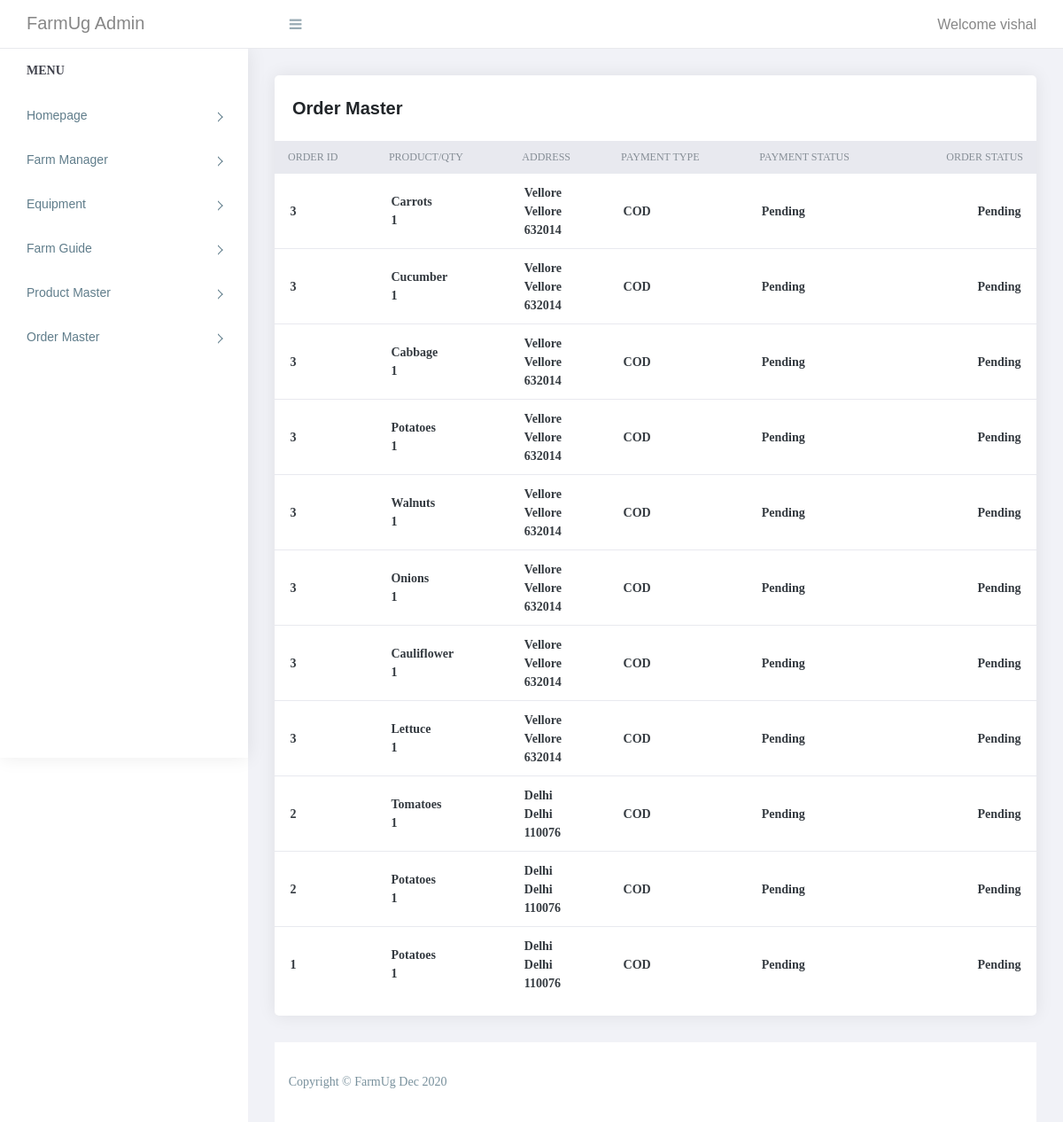
The page /farmer/order_master_vendor.php (signed in) on the database as committed earlier.
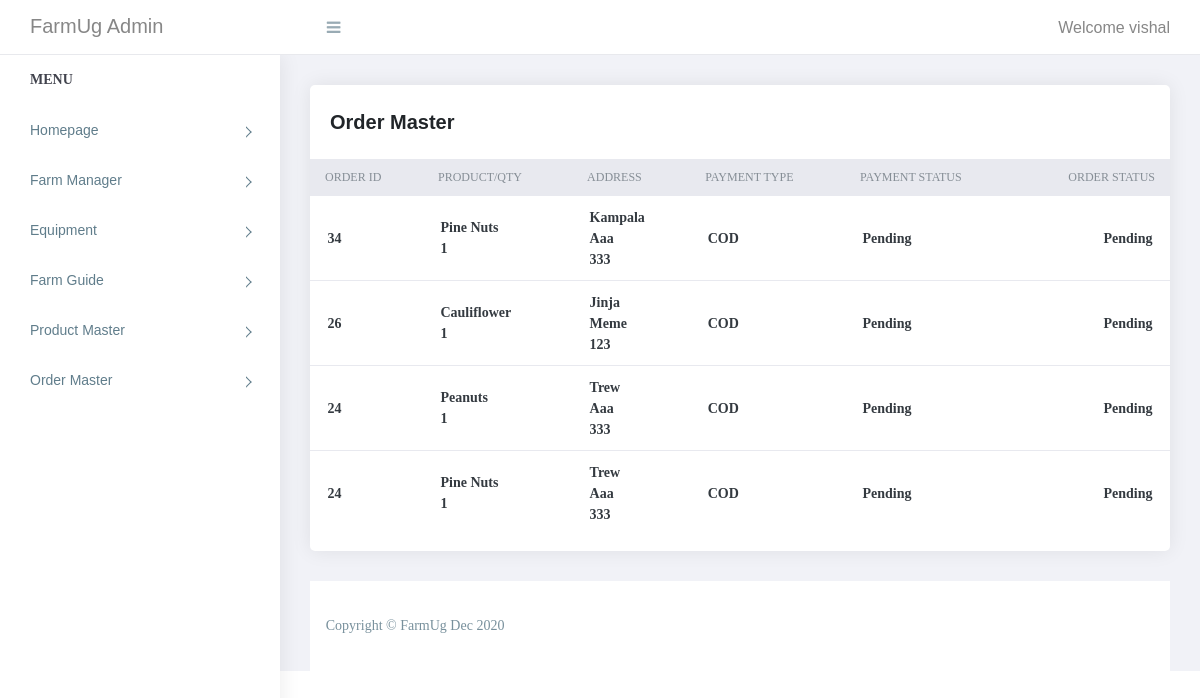
The same page on the database as committed later.
### tables this page shows
CREATE TABLE `order_detail` (
  `id` int(11) NOT NULL,
  `order_id` int(11) NOT NULL,
  `product_id` int(11) NOT NULL,
  `qty` int(11) NOT NULL,
  `price` float NOT NULL
);

CREATE TABLE `order` (
  `id` int(11) NOT NULL,
  `user_id` int(11) NOT NULL,
  `address` varchar(250) NOT NULL,
  `city` varchar(50) NOT NULL,
  `pincode` int(11) NOT NULL,
  `payment_type` varchar(20) NOT NULL,
  `total_price` float NOT NULL,
  `payment_status` varchar(20) NOT NULL,
  `order_status` int(11) NOT NULL,
  `length` float NOT NULL,
  `breadth` float NOT NULL,
  `height` float NOT NULL,
  `weight` float NOT NULL,
  `txnid` varchar(20) NOT NULL,
  `mihpayid` varchar(20) NOT NULL,
  `ship_order_id` int(11) NOT NULL,
  `ship_shipment_id` int(11) NOT NULL,
  `payu_status` varchar(10) NOT NULL,
  `coupon_id` int(11) NOT NULL,
  `coupon_value` varchar(50) NOT NULL,
  `coupon_code` varchar(50) NOT NULL,
  `added_on` datetime NOT NULL
);

CREATE TABLE `product` (
  `id` int(11) NOT NULL,
  `categories_id` int(11) NOT NULL,
  `sub_categories_id` int(11) NOT NULL,
  `name` varchar(255) NOT NULL,
  `mrp` float NOT NULL,
  `price` float NOT NULL,
  `qty` int(11) NOT NULL,
  `image` varchar(255) NOT NULL,
  `short_desc` varchar(2000) NOT NULL,
  `description` text NOT NULL,
  `best_seller` int(11) NOT NULL,
  `meta_title` varchar(2000) NOT NULL,
  `meta_desc` varchar(2000) NOT NULL,
  `meta_keyword` varchar(2000) NOT NULL,
  `added_by` int(11) NOT NULL,
  `status` tinyint(4) NOT NULL,
  `Rating` int(11) NOT NULL
);

CREATE TABLE `order_status` (
  `id` int(11) NOT NULL,
  `name` varchar(32) NOT NULL
);

### farmer/order_master_vendor.php (the view)
<?php
require('top.inc.php');
?>
<div class="content pb-0">
	<div class="orders">
	   <div class="row">
		  <div class="col-xl-12">
			 <div class="card">
				<div class="card-body">
				   <h4 class="box-title">Order Master </h4>
				</div>
				<div class="card-body--">
				   <div class="table-stats order-table ov-h">
					  <table class="table">
							<thead>
								<tr>
									<th class="product-thumbnail">Order ID</th>
									<th class="product-name"><span class="nobr">Product/Qty</span></th>
									<th class="product-price"><span class="nobr"> Address </span></th>
									<th class="product-stock-stauts"><span class="nobr"> Payment Type </span></th>
									<th class="product-stock-stauts"><span class="nobr"> Payment Status </span></th>
									<th class="product-stock-stauts"><span class="nobr"> Order Status </span></th>
								</tr>
							</thead>
							<tbody>
								<?php
								$res=mysqli_query($con,"select order_detail.qty,product.name,`order`.*,order_status.name as order_status_str from order_detail,product,`order`,order_status where order_status.id=`order`.order_status and product.id=order_detail.product_id and `order`.id=order_detail.order_id and product.added_by='".$_SESSION['ADMIN_ID']."' order by `order`.id desc");
								while($row=mysqli_fetch_assoc($res)){
								?>
								<tr>
									<td class="product-add-to-cart"><?php echo $row['id']?><br/>
									</td>
									<td class="product-name">
									<?php echo $row['name']?><br/>
									<?php echo $row['qty']?>
									</td>
									<td class="product-name">
									<?php echo $row['address']?><br/>
									<?php echo $row['city']?><br/>
									<?php echo $row['pincode']?>
									</td>
									<td class="product-name"><?php echo $row['payment_type']?></td>
									<td class="product-name"><?php echo $row['payment_status']?></td>
									<td class="product-name"><?php echo $row['order_status_str']?></td>
								</tr>
								<?php } ?>
							</tbody>
						</table>
				   </div>
				</div>
			 </div>
		  </div>
	   </div>
	</div>
</div>
<?php
require('footer.inc.php');
?>

Rows that differ between the two databases and show on the page:
removed order_detail: order "3", product.name "Carrots", qty "1", order.address "Vellore", order.city "Vellore", order.pincode "632014", order.payment_type "COD", order.payment_status "Pending", order_status.name "Pending"
removed order_detail: order "3", product.name "Cucumber", qty "1", order.address "Vellore", order.city "Vellore", order.pincode "632014", order.payment_type "COD", order.payment_status "Pending", order_status.name "Pending"
removed order_detail: order "3", product.name "Cabbage", qty "1", order.address "Vellore", order.city "Vellore", order.pincode "632014", order.payment_type "COD", order.payment_status "Pending", order_status.name "Pending"
removed order_detail: order "3", product.name "Potatoes", qty "1", order.address "Vellore", order.city "Vellore", order.pincode "632014", order.payment_type "COD", order.payment_status "Pending", order_status.name "Pending"
removed order_detail: order "3", product.name "Walnuts", qty "1", order.address "Vellore", order.city "Vellore", order.pincode "632014", order.payment_type "COD", order.payment_status "Pending", order_status.name "Pending"
removed order_detail: order "3", product.name "Onions", qty "1", order.address "Vellore", order.city "Vellore", order.pincode "632014", order.payment_type "COD", order.payment_status "Pending", order_status.name "Pending"
removed order_detail: order "3", product.name "Cauliflower", qty "1", order.address "Vellore", order.city "Vellore", order.pincode "632014", order.payment_type "COD", order.payment_status "Pending", order_status.name "Pending"
removed order_detail: order "3", product.name "Lettuce", qty "1", order.address "Vellore", order.city "Vellore", order.pincode "632014", order.payment_type "COD", order.payment_status "Pending", order_status.name "Pending"
removed order_detail: order "2", product.name "Tomatoes", qty "1", order.address "Delhi", order.city "Delhi", order.pincode "110076", order.payment_type "COD", order.payment_status "Pending", order_status.name "Pending"
removed order_detail: order "2", product.name "Potatoes", qty "1", order.address "Delhi", order.city "Delhi", order.pincode "110076", order.payment_type "COD", order.payment_status "Pending", order_status.name "Pending"
removed order_detail: order "1", product.name "Potatoes", qty "1", order.address "Delhi", order.city "Delhi", order.pincode "110076", order.payment_type "COD", order.payment_status "Pending", order_status.name "Pending"
now on this page (row edited): order_detail: order "34", product.name "Pine Nuts", qty "1", order.address "Kampala", order.city "Aaa", order.pincode "333", order.payment_type "COD", order.payment_status "Pending", order_status.name "Pending"
now on this page (row edited): order_detail: order "26", product.name "Cauliflower", qty "1", order.address "Jinja", order.city "Meme", order.pincode "123", order.payment_type "COD", order.payment_status "Pending", order_status.name "Pending"
now on this page (row edited): order_detail: order "24", product.name "Peanuts", qty "1", order.address "Trew", order.city "Aaa", order.pincode "333", order.payment_type "COD", order.payment_status "Pending", order_status.name "Pending"
now on this page (row edited): order_detail: order "24", product.name "Pine Nuts", qty "1", order.address "Trew", order.city "Aaa", order.pincode "333", order.payment_type "COD", order.payment_status "Pending", order_status.name "Pending"
